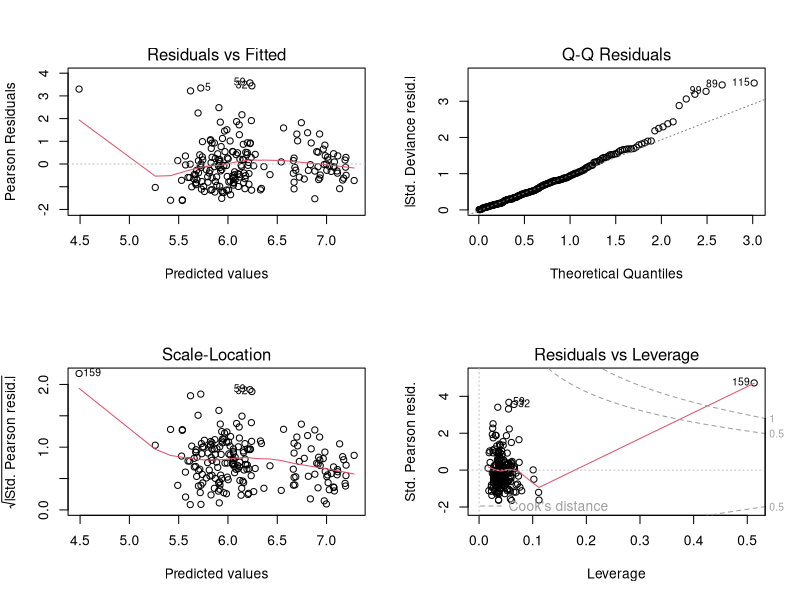
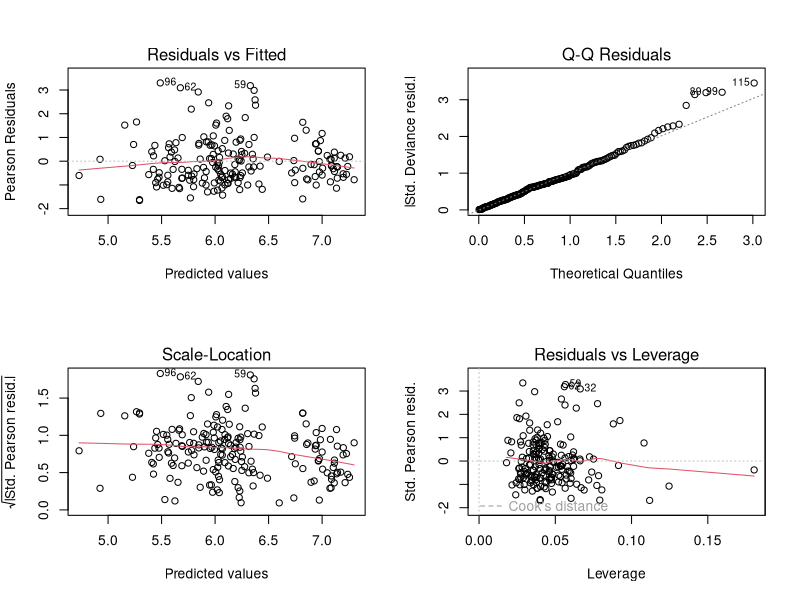

These charts were generated, in order, by the following R code:
## ---- chunk 1

library(MASS)

dta = read.csv("data/pharynx.csv")

head(dta)

## Poisson Regression Model for Survival Time
mdl = glm(TIME ~ SEX + TX + AGE + COND + SITE + T_STAGE + N_STAGE + STATUS,
          family = poisson(), data = dta)

## Negative Binomial Model for Survival Time
mdl2 = glm.nb(TIME ~ SEX + TX + AGE + COND + SITE + T_STAGE + N_STAGE + STATUS,
              maxit = 100, data = dta)

## Dispersion paramater > 0 so poisson is not appropriate, negative binomial is a better model
par(mfrow = c(2,2))
plot(mdl2)

## Remove the outlier observation and retrain
dta = dta[-159, ]

mdl.nb = glm.nb(TIME ~ SEX + TX + AGE + COND + SITE + T_STAGE + N_STAGE + STATUS,
              maxit = 100, data = dta)

summary(mdl.nb)
plot(mdl.nb)

